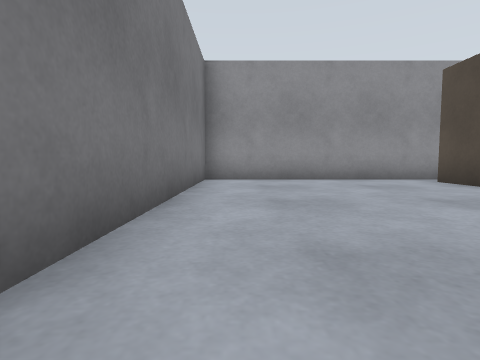
view 1 (above)

19 first-person views from a walk through a robot-simulator world made for Gazebo. The camera is 0.5 m above the floor, tilts 4° down and sees 80° across. The lines on the ground mark 1 m squares. The floor is counted in squares, 1 m on a side. Each view is taken from the middle of a square. On the plan, view 1 faces up. The plan holds only what a view shows up to about 9 squares ahead; the rest is blank.

view 2
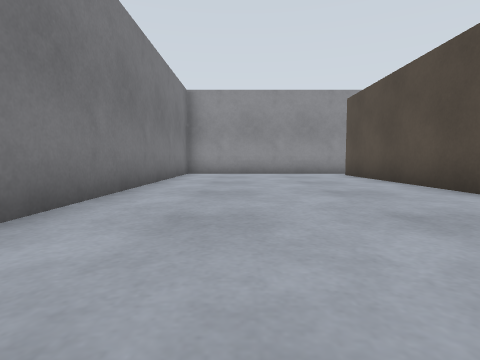

view 3
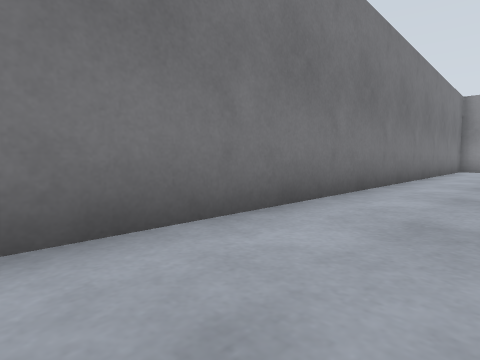

view 4
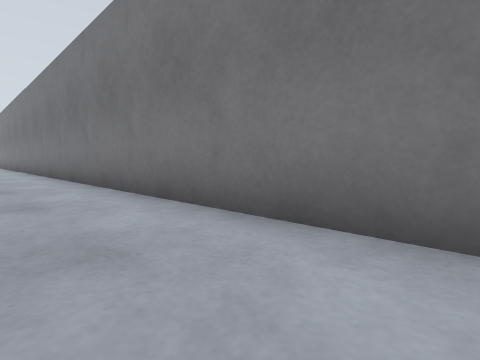

view 5
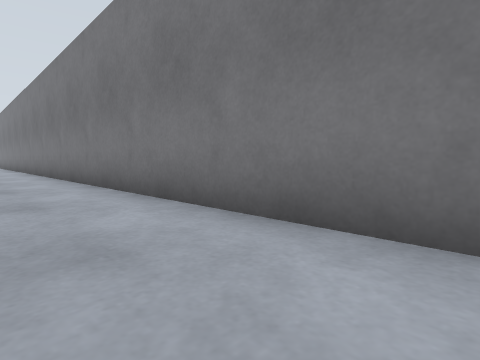

view 6
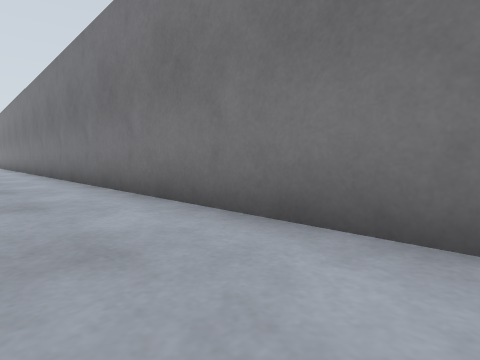

view 7
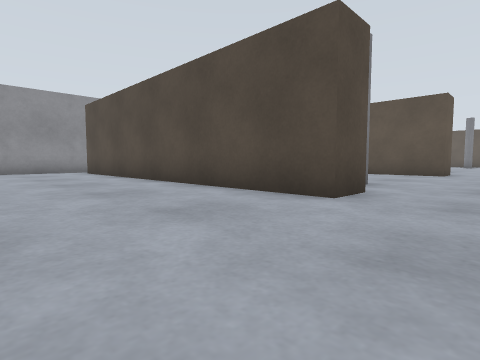

view 8
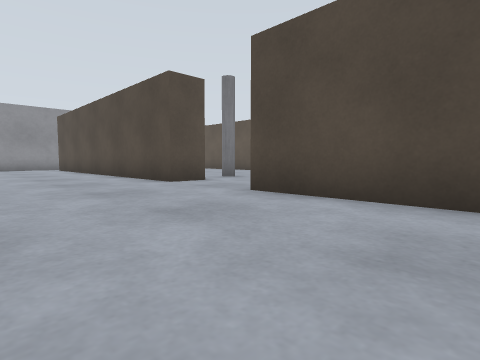

view 9
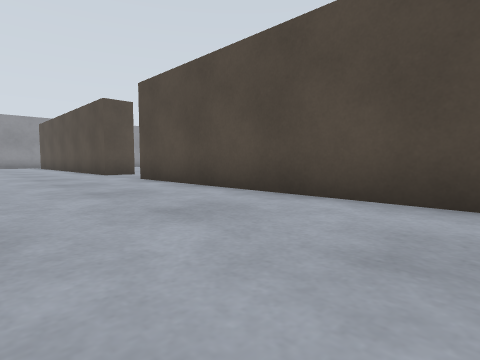

view 10
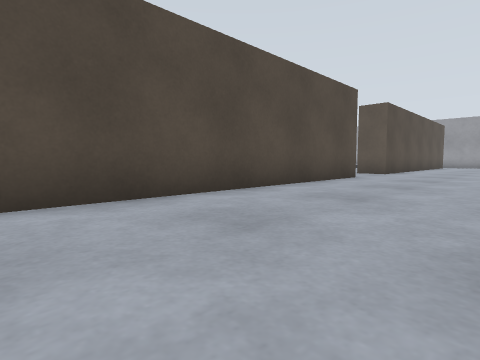

view 11
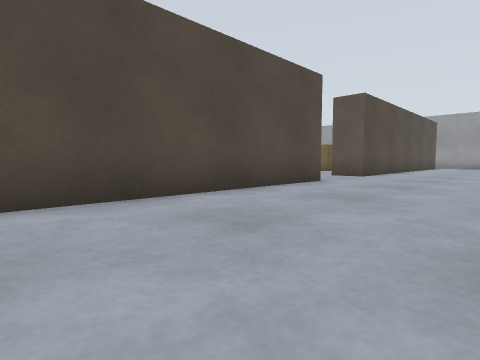

view 12
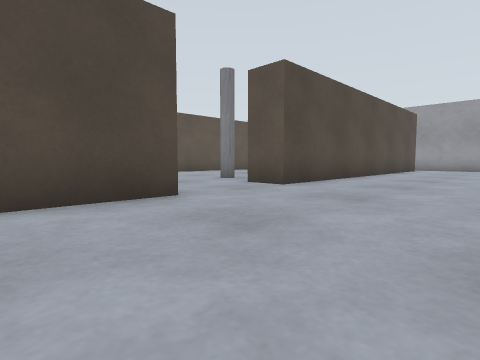

view 13
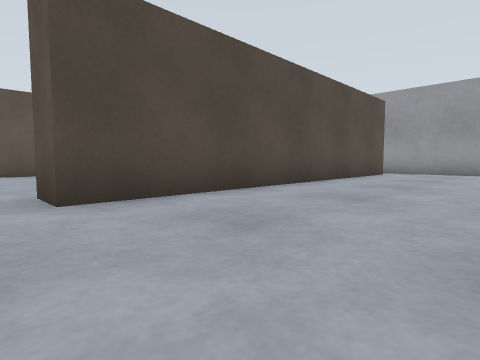

view 14
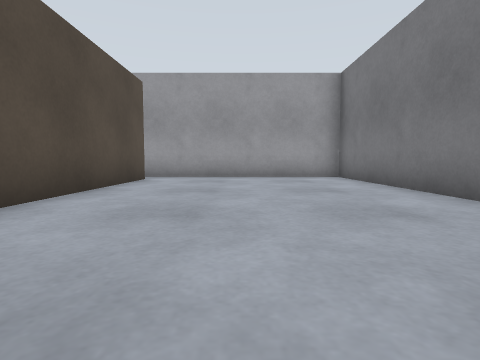

view 15
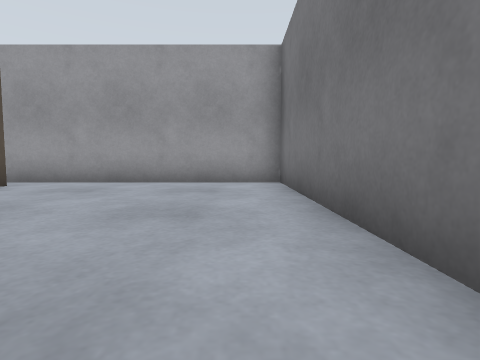

view 16
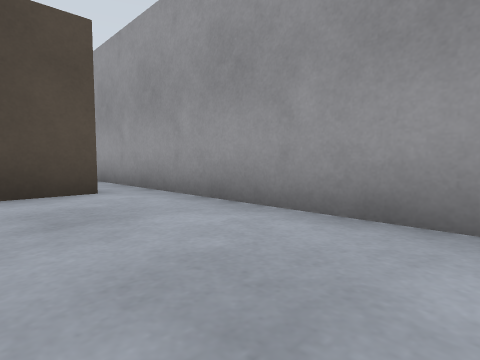

view 17
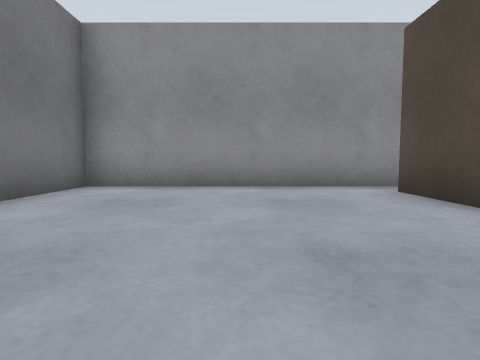

view 18
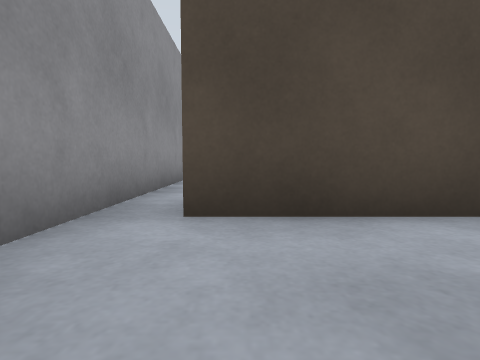

view 19
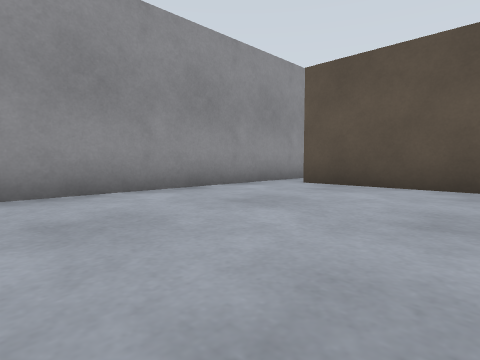

### Floor plan
Points are (right, up) in squares from view 1. A wall is a line through its corners. A room is listed if a view was taken in it or the views show most of it. See-through windows are left out.
Room 1 (views 1, 2, 3, 4, 5, 6, 7, 8, 9, 10, 11, 12, 13, 14, 15, 16, 17, 18)
walls: (4.5, -19.4) (4.5, -5.8); (5.6, -3.3) (4.5, -3.3) (4.5, 6.5); (-0.9, -27) (-0.9, -32.4) (5.5, -32.4); (5.6, 7.4) (-0.9, 7.4) (-0.9, -20); (4.5, -31.6) (4.5, -21.8) (5.5, -21.8)
ways out: opening at (5, -32) to room 2; opening at (5, -20.5) to room 2; opening at (5, -4.5) to room 2; opening at (5, 7) to room 2
Room 2 (view 19)
walls: (12.1, -3.3) (11.5, -3.3) (11.5, -2.6); (11.5, -22.9) (11.5, -21.9); (11.5, 3.4) (11.5, 6.5); (13, 7.4) (5.6, 7.4); (5.5, -32.4) (7.2, -32.4)
ways out: opening at (5, -32) to room 1; opening at (5, -20.5) to room 1; opening at (5, -4.5) to room 1; opening at (5, 7) to room 1; opening at (12, -4.5); opening at (12, 7)
objects: pillar (7, -23); pillar (7, -3)

Positions as (right, up) in squares from view 1, and headings:
1: (0, 0), facing up
2: (1, -3), facing up
3: (1, -7), facing up-left
4: (1, -5), facing down-left
5: (1, -7), facing down-left
6: (1, -9), facing down-left
7: (1, -5), facing up-right
8: (1, -9), facing up-right
9: (1, -13), facing up-right
10: (1, -11), facing down-right
11: (1, -13), facing down-right
12: (1, -17), facing down-right
13: (1, -21), facing down-right
14: (2, -24), facing down
15: (0, -26), facing down
16: (0, -30), facing down-right
17: (2, 2), facing up
18: (2, 6), facing right
19: (6, 3), facing up-right
